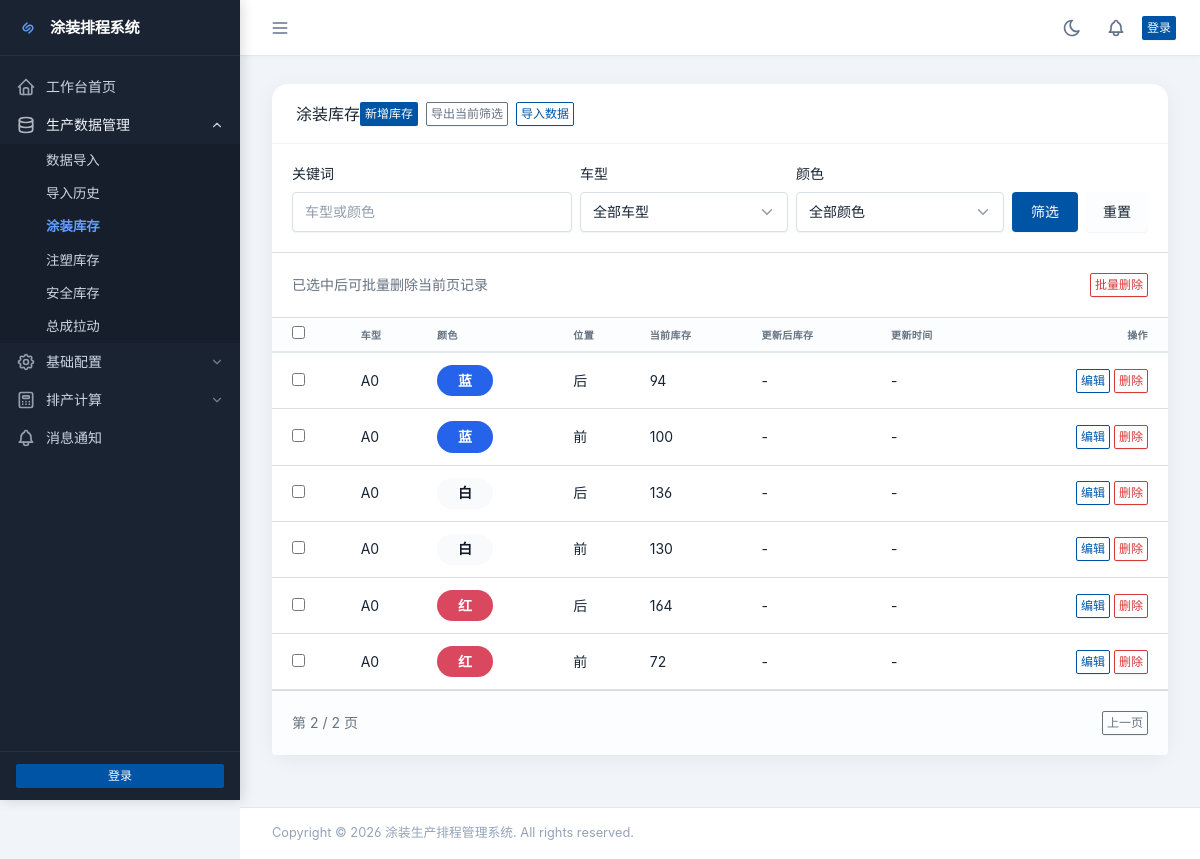
The app's page /data/inventory/?page=2, older data.
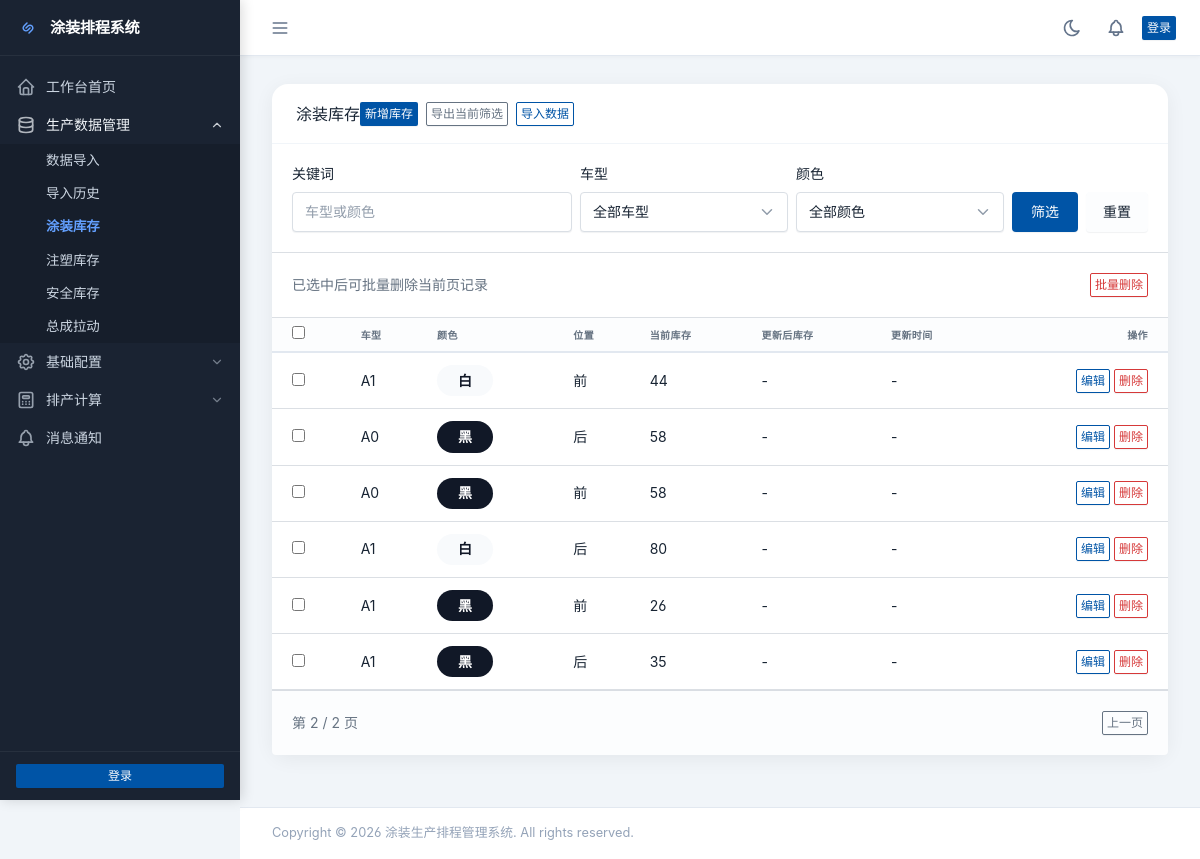
The same page, newer data.
### data/models.py (models this page shows, shortened)
class Inventory(models.Model):
    product = models.OneToOneField(Product, on_delete=models.CASCADE, verbose_name="产品", related_name='inventory')
    current_quantity = models.IntegerField(default=0, verbose_name="当前库存", validators=[MinValueValidator(0)])
    created_at = models.DateTimeField(auto_now_add=True, verbose_name="创建时间")
    updated_at = models.DateTimeField(auto_now=True, verbose_name="更新时间")
    class Meta:
        verbose_name = "涂装库存"
        verbose_name_plural = "涂装库存"
        ordering = ['-updated_at']

class Product(models.Model):
    vehicle_model = models.ForeignKey(VehicleModel, on_delete=models.CASCADE, verbose_name="车型", related_name='products')
    color = models.ForeignKey(Color, on_delete=models.CASCADE, verbose_name="颜色", related_name='products')
    position_type = models.ForeignKey(PositionType, on_delete=models.CASCADE, verbose_name="位置", related_name='products')
    hanging_count_per_vehicle = models.PositiveIntegerField(
        default=4, verbose_name="每车挂数",
        validators=[MinValueValidator(1), MaxValueValidator(10)]
    )
    yield_rate = models.DecimalField(
        max_digits=5, decimal_places=2,
        default=80.00,
        verbose_name="合格率(%)",
        validators=[MinValueValidator(0), MaxValueValidator(100)]
    )
    is_active = models.BooleanField(default=True, verbose_name="启用")
    created_at = models.DateTimeField(auto_now_add=True, verbose_name="创建时间")
    updated_at = models.DateTimeField(auto_now=True, verbose_name="更新时间")
    class Meta:
        verbose_name = "产品"
        verbose_name_plural = "产品"
        unique_together = ['vehicle_model', 'color', 'position_type']
        ordering = ['vehicle_model', 'color', 'position_type']

class VehicleModel(models.Model):
    name = models.CharField(max_length=50, unique=True, verbose_name="车型名称")
    created_at = models.DateTimeField(auto_now_add=True, verbose_name="创建时间")
    updated_at = models.DateTimeField(auto_now=True, verbose_name="更新时间")
    class Meta:
        verbose_name = "车型"
        verbose_name_plural = "车型"
        ordering = ['name']

class Color(models.Model):
    name = models.CharField(max_length=50, unique=True, verbose_name="颜色名称")
    created_at = models.DateTimeField(auto_now_add=True, verbose_name="创建时间")
    DISPLAY_MAP = {
        "red": ("红", "#d9485f", "#ffffff"),
        "blue": ("蓝", "#2563eb", "#ffffff"),
        "white": ("白", "#f8fafc", "#111827"),
        "black": ("黑", "#111827", "#ffffff"),
        "gray": ("灰", "#6b7280", "#ffffff"),
        "grey": ("灰", "#6b7280", "#ffffff"),
        "silver": ("银", "#cbd5e1", "#111827"),
        "green": ("绿", "#16a34a", "#ffffff"),
        "yellow": ("黄", "#facc15", "#111827"),
        "orange": ("橙", "#f97316", "#ffffff"),
        "brown": ("棕", "#92400e", "#ffffff"),
        "purple": ("紫", "#7c3aed", "#ffffff"),
        "pink": ("粉", "#ec4899", "#ffffff"),
    }
    class Meta:
        verbose_name = "颜色"
        verbose_name_plural = "颜色"
        ordering = ['name']
    @property
    def display_name(self):
        key = (self.name or "").strip().lower()
        if key in self.DISPLAY_MAP:
            return self.DISPLAY_MAP[key][0]
        return self.name
    @property
    def display_hex(self):
        key = (self.name or "").strip().lower()
        if key in self.DISPLAY_MAP:
            return self.DISPLAY_MAP[key][1]
        palette = ["#0f766e", "#1d4ed8", "#be185d", "#9a3412", "#4338ca", "#15803d"]
        seed = sum(ord(ch) for ch in key) if key else 0
        return palette[seed % len(palette)]
    @property
    def display_text_color(self):
        key = (self.name or "").strip().lower()
        if key in self.DISPLAY_MAP:
            return self.DISPLAY_MAP[key][2]
        return "#ffffff"

class PositionType(models.Model):
    name = models.CharField(max_length=10, choices=[('front', '前'), ('rear', '后')], unique=True)
    created_at = models.DateTimeField(auto_now_add=True, verbose_name="创建时间")
    class Meta:
        verbose_name = "位置类型"
        verbose_name_plural = "位置类型"

### data/views.py (the view)
# urls.py: path('inventory/', views.inventory_list, name='inventory_list'),
def inventory_list(request):
    inventories, filters = _filtered_inventory_queryset(request, Inventory)
    page_obj = _paginate_queryset(request, inventories)
    return render(request, 'data/inventory_list.html', {
        'inventories': page_obj.object_list,
        'page_obj': page_obj,
        'vehicles': VehicleModel.objects.all(),
        'colors': Color.objects.all(),
        'filters': filters,
    })

### data/templatetags/color_extras.py (called while the page is built)
@register.filter
def color_chip_style(color):
    if not color:
        return ""
    return (
        f"background:{color.display_hex};"
        f"color:{color.display_text_color};"
        "border-radius:999px;"
        "padding:0.35rem 0.75rem;"
        "display:inline-block;"
        "font-weight:600;"
        "min-width:3.5rem;"
        "text-align:center;"
    )

### data/views.py (called while the page is built)
def _paginate_queryset(request, queryset, per_page=10):
    paginator = Paginator(queryset, per_page)
    page_obj = paginator.get_page(request.GET.get("page") or 1)
    return page_obj

### painting/context_processors.py (called while the page is built)
def unread_count(request):
    if request.user.is_authenticated:
        unread_count = Notification.objects.filter(user=request.user, is_read=False).count()
    else:
        unread_count = 0
    return {
        'unread_count': unread_count,
    }

### templates/data/inventory_list.html (shortened to what the changed rows need)
{% extends "base.html" %}
{% load django_bootstrap5 %}
{% load color_extras %}
{% block content %}
<div class="row row-cards">
    <div class="col-12">
        <div class="card">
            <form method="post" action="{% url 'data:inventory_bulk_delete' %}" onsubmit="return confirmBulkDelete(this);">
            <div class="table-responsive">
                <table class="table card-table table-vcenter text-nowrap datatable">
                    <thead>
                        <tr>
                            <th><input type="checkbox" data-select-all></th>
                            <th>车型</th>
                            <th>颜色</th>
                            <th>位置</th>
                            <th>当前库存</th>
                            <th>更新后库存</th>
                            <th>更新时间</th>
                            <th class="text-end">操作</th>
                        </tr>
                    </thead>
                    <tbody>
                        {% for item in inventories %}
                        <tr>
                            <td><input type="checkbox" name="selected_ids" value="{{ item.id }}"></td>
                            <td>{{ item.product.vehicle_model.name }}</td>
                            <td><span style="{{ item.product.color|color_chip_style }}">{{ item.product.color.display_name }}</span></td>
                            <td>{{ item.product.position_type.get_name_display }}</td>
                            <td>{{ item.current_quantity }}</td>
                            <td>{{ item.updated_quantity|default:"-" }}</td>
                            <td>{{ item.update_time|date:"Y-m-d H:i:s"|default:"-" }}</td>
                            <td class="text-end">
                                <a href="{% url 'data:inventory_update' item.id %}?next={{ request.get_full_path|urlencode }}" class="btn btn-outline-primary btn-sm">编辑</a>
                                <a href="{% url 'data:inventory_delete' item.id %}?next={{ request.get_full_path|urlencode }}" class="btn btn-outline-danger btn-sm">删除</a>
                            </td>
                        </tr>
                        {% empty %}
                        <tr>
                            <td colspan="8" class="text-center text-muted py-4">暂无数据</td>
                        </tr>
                        {% endfor %}
                    </tbody>
                </table>
            </div>
            </form>
        </div>
    </div>
</div>
{% endblock %}

Row changes from the older to the newer data that the page shows:
no longer on this page (row edited): Inventory: product.vehicle_model.name "A0", product.color.display_name "蓝", product.position_type.name "后", current_quantity "94", updated_quantity "-", update_time "-"
no longer on this page (row edited): Inventory: product.vehicle_model.name "A0", product.color.display_name "蓝", product.position_type.name "前", current_quantity "100", updated_quantity "-", update_time "-"
no longer on this page (row edited): Inventory: product.vehicle_model.name "A0", product.color.display_name "白", product.position_type.name "后", current_quantity "136", updated_quantity "-", update_time "-"
no longer on this page (row edited): Inventory: product.vehicle_model.name "A0", product.color.display_name "白", product.position_type.name "前", current_quantity "130", updated_quantity "-", update_time "-"
no longer on this page (row edited): Inventory: product.vehicle_model.name "A0", product.color.display_name "红", product.position_type.name "后", current_quantity "164", updated_quantity "-", update_time "-"
no longer on this page (row edited): Inventory: product.vehicle_model.name "A0", product.color.display_name "红", product.position_type.name "前", current_quantity "72", updated_quantity "-", update_time "-"
now on this page (row edited): Inventory: product.vehicle_model.name "A1", product.color.display_name "白", product.position_type.name "前", current_quantity "44", updated_quantity "-", update_time "-"
now on this page (row edited): Inventory: product.vehicle_model.name "A0", product.color.display_name "黑", product.position_type.name "后", current_quantity "58", updated_quantity "-", update_time "-"
now on this page (row edited): Inventory: product.vehicle_model.name "A0", product.color.display_name "黑", product.position_type.name "前", current_quantity "58", updated_quantity "-", update_time "-"
now on this page (row edited): Inventory: product.vehicle_model.name "A1", product.color.display_name "白", product.position_type.name "后", current_quantity "80", updated_quantity "-", update_time "-"
now on this page (row edited): Inventory: product.vehicle_model.name "A1", product.color.display_name "黑", product.position_type.name "前", current_quantity "26", updated_quantity "-", update_time "-"
now on this page (row edited): Inventory: product.vehicle_model.name "A1", product.color.display_name "黑", product.position_type.name "后", current_quantity "35", updated_quantity "-", update_time "-"
